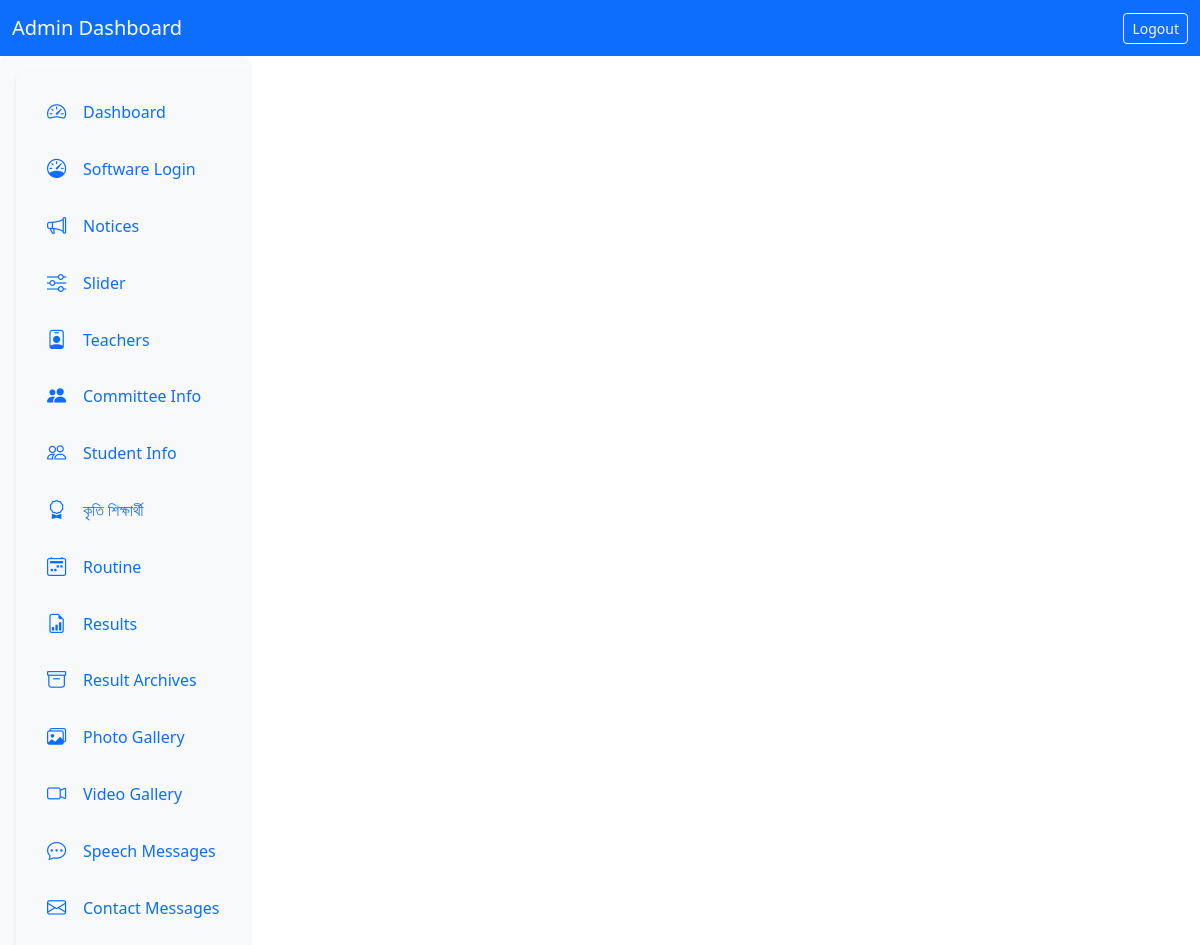
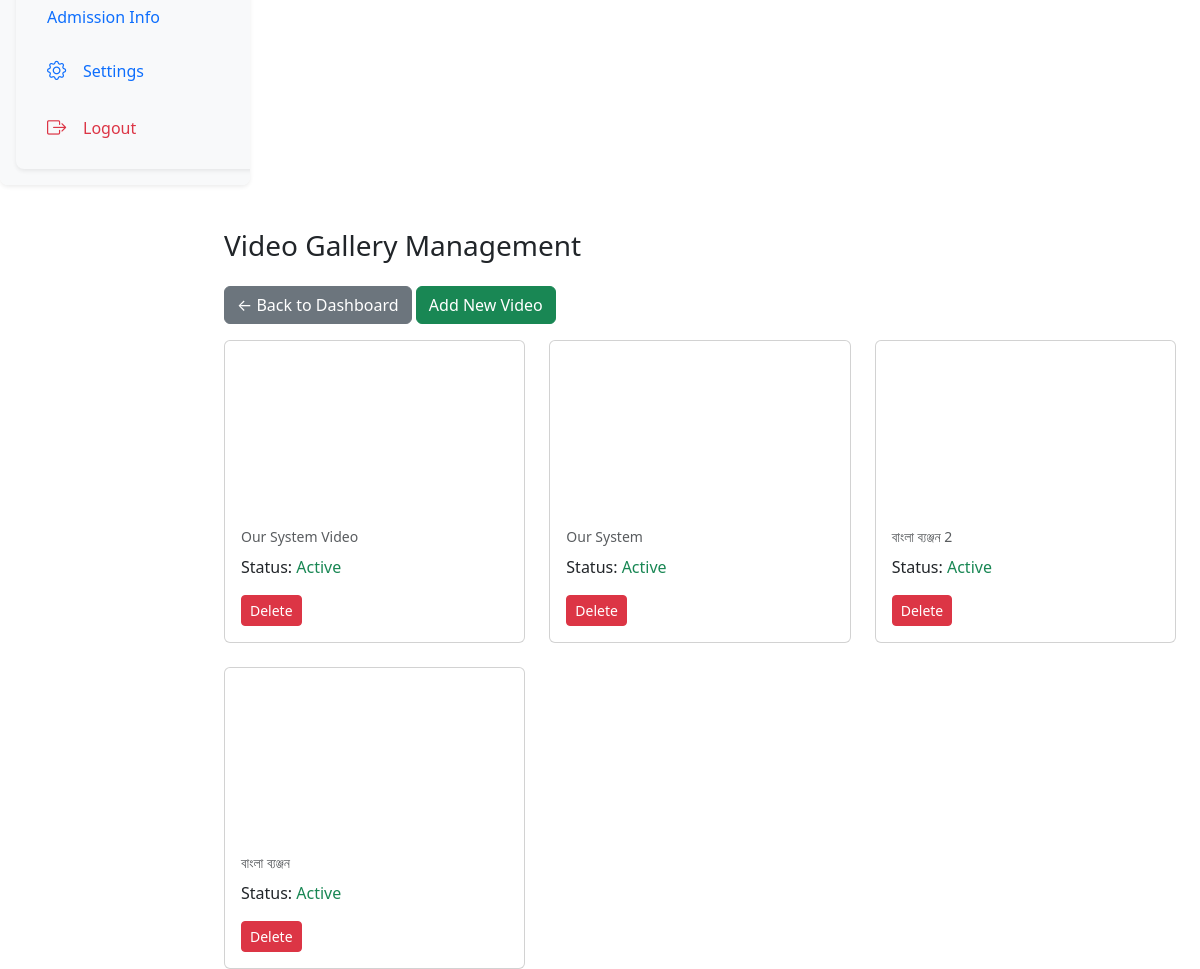
The page /admin/gallery_videos.php (signed in) on the database its author committed (2 pictures, top to bottom).
### tables this page shows
CREATE TABLE `gallery_videos` (
  `id` int(11) NOT NULL,
  `video_url` varchar(255) NOT NULL,
  `caption` varchar(255) DEFAULT NULL,
  `status` tinyint(1) NOT NULL DEFAULT 1,
  `created_at` timestamp NOT NULL DEFAULT current_timestamp()
);

### admin/gallery_videos.php (the view, shortened to what this page needs)
<?php
require_once '../includes/db.php';
$videos = $conn->query('SELECT * FROM gallery_videos ORDER BY id DESC');
?>
<!DOCTYPE html>
<html lang="en">
<head>
  <link href="https://cdn.jsdelivr.net/npm/bootstrap@5.3.0/dist/css/bootstrap.min.css" rel="stylesheet" />
  <link href="https://cdn.jsdelivr.net/npm/bootstrap-icons@1.10.5/font/bootstrap-icons.css" rel="stylesheet" />
</head>
<body>
  <nav class="navbar navbar-expand-lg navbar-dark bg-primary">
    <div class="container-fluid">
      <a class="navbar-brand" href="dashboard.php">Admin Dashboard</a>
      <div class="d-none d-md-flex ms-auto">
        <a href="logout.php" class="btn btn-outline-light btn-sm">Logout</a>
      </div>
    </div>
  </nav>
  <div class="container-fluid">
    <div class="row">
      <nav id="sidebarMenu" class="collapse d-md-block bg-light sidebar shadow-sm rounded-3 p-3 col-md-3 col-lg-2" style="min-height: 100vh;">
        <?php include '_sidebar.php'; ?>
      </nav>
      <main class="col-md-9 ms-sm-auto col-lg-10 px-md-4">
        <h3 class="mb-4 mt-4">Video Gallery Management</h3>
        <a href="dashboard.php" class="btn btn-secondary mb-3">&larr; Back to Dashboard</a>
        <button class="btn btn-success mb-3" data-bs-toggle="modal" data-bs-target="#addVideoModal">Add New Video</button>
        <div class="row g-4">
          <?php if ($videos && $videos->num_rows > 0): ?>
            <?php while ($row = $videos->fetch_assoc()): ?>
              <div class="col-md-6 col-lg-4 d-flex">
                <div class="card h-100 w-100">
                  <div class="ratio ratio-16x9">
                    <?php if (strpos($row['video_url'], 'youtube.com') !== false || strpos($row['video_url'], 'youtu.be') !== false): ?>
                      <iframe src="<?php echo htmlspecialchars($row['video_url']); ?>" allowfullscreen loading="lazy"></iframe>
                    <?php else: ?>
                      <video src="../assets/videos/<?php echo htmlspecialchars($row['video_url']); ?>" controls preload="metadata"></video>
                    <?php endif; ?>
                  </div>
                  <div class="card-body">
                    <p class="card-text small text-muted mb-2"><?php echo htmlspecialchars($row['caption']); ?></p>
                    <p>Status: <?php echo $row['status'] ? '<span class="text-success">Active</span>' : '<span class="text-danger">Inactive</span>'; ?></p>
                    <a href="?delete=<?php echo $row['id']; ?>" class="btn btn-danger btn-sm" onclick="return confirm('Are you sure you want to delete this video?');">Delete</a>
                  </div>
                </div>
              </div>
            <?php endwhile; ?>
          <?php else: ?>
            <div class="col-12">
              <div class="alert alert-info text-center">No videos found.</div>
            </div>
          <?php endif; ?>
        </div>
      </main>
    </div>
  </div>
</body>
</html>

### admin/gallery_videos.php (style rules this page uses)
body { min-height: 100vh; display: flex; flex-direction: column; }
main { padding-top: 20px; }
.card.h-100 { height: 100%; }

### admin/_sidebar.php (style rules this page uses)
nav#sidebarMenu { width: 250px; min-height: 100vh; }
nav#sidebarMenu { overflow-y: auto; }

### rows shown on the page
gallery_videos: caption "Our System Video", status "Active"
gallery_videos: caption "Our System", status "Active"
gallery_videos: caption "বাংলা ব্যঞ্জন 2", status "Active"
gallery_videos: caption "বাংলা ব্যঞ্জন", status "Active"
